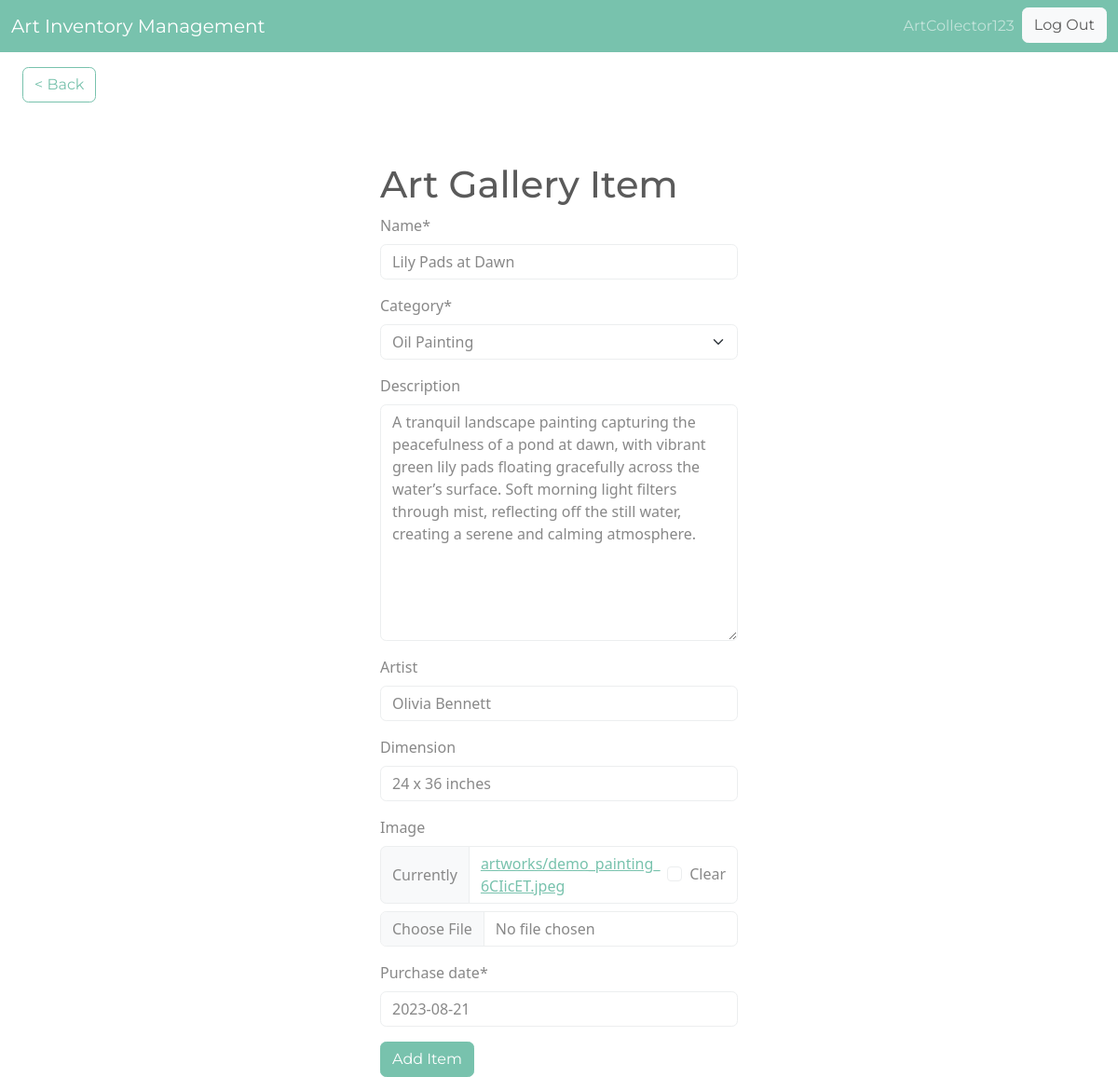
The app's page /edit-item/8 (signed in) with its own data.
### asset/models.py (models this page shows, shortened)
class InventoryItem(models.Model):
    name = models.CharField(max_length=200)
    description = models.TextField(blank=True, null=True)
    artist = models.CharField(max_length=200, blank=True, null=True)
    dimension = models.CharField(max_length=200, blank=True, null=True)
    category = models.ForeignKey('Category', on_delete=models.SET_NULL, blank=True, null=True)
    image = models.ImageField(upload_to='artworks/', blank=True)  # this will store the image in a folder named 'artworks'
    purchase_date = models.DateField()
    user = models.ForeignKey(User, on_delete=models.CASCADE)

class Category(models.Model):
    name = models.CharField(max_length=200)
    class Meta:
        verbose_name_plural = 'categories'
    def __str__(self):
        return self.name

### asset/views.py (the view)
# urls.py: path('edit-item/<int:pk>', EditItem.as_view(), name='edit-item'),
class EditItem(LoginRequiredMixin, UpdateView):
	model = InventoryItem
	form_class = InventoryItemForm
	template_name = 'asset/item_form.html'
	success_url = reverse_lazy('dashboard')

### asset/forms.py
class InventoryItemForm(forms.ModelForm):
	category = forms.ModelChoiceField(queryset=Category.objects.all(), initial=0)
	class Meta:
		model = InventoryItem
		fields = ['name', 'category', 'description', 'artist', 'dimension', 'image', 'purchase_date']

### asset/templates/asset/item_form.html (shortened to what this page needs)
{% extends 'asset/base.html' %}
{% load crispy_forms_tags %}
{% block content %}
    <a href="{% url 'dashboard' %}" class="btn btn-outline-primary my-3 mx-4"> &lt; Back</a>
    <div class="row">
         <div class="col-11 col-md-4 mx-auto mt-5">
            <h1>Art Gallery Item</h1>
            <form method="POST" enctype="multipart/form-data">
                {{ form|crispy }}
                <div class="mt-3">
                    <button class="btn btn-primary">Add Item</button>
                </div>
            </form>
         </div>
    </div>
{% endblock content %}

### asset/templates/asset/navigation.html (shortened to what this page needs)
<nav class="navbar bg-primary navbar-expand-lg" data-bs-theme="dark">
    <div class="container-fluid">
        <a class="navbar-brand" href="{% url 'index' %}">
            Art Inventory Management
        </a>
        <div class="collapse navbar-collapse justify-content-end" id="navbarNav">
            <ul class="navbar-nav">
                {% if user.is_authenticated %}
                    <li class="nav-item">
                        <a class="nav-link" href="#">{{ user.username}}</a>
                    </li>
                    <form class='nav-item' method="post" action="{% url 'logout' %}">
                        <button class='btn btn-light' type="submit">Log Out</button>
                    </form>
                {% endif %}
            </ul>
        </div>
    </div>
</nav>

### records on screen
InventoryItem: name "Lily Pads at Dawn", category "Oil Painting", description "A tranquil landscape painting capturing the peacefulness of a pond at dawn, with vibrant green lily pads floating gracefully across the water’s surface. Soft morning light filters through mist, reflecting off the still water, creating a serene and calming atmosphere.", artist "Olivia Bennett", dimension "24 x 36 inches", purchase_date "2023-08-21"

### other values on screen
{{ user.username }} "ArtCollector123"
